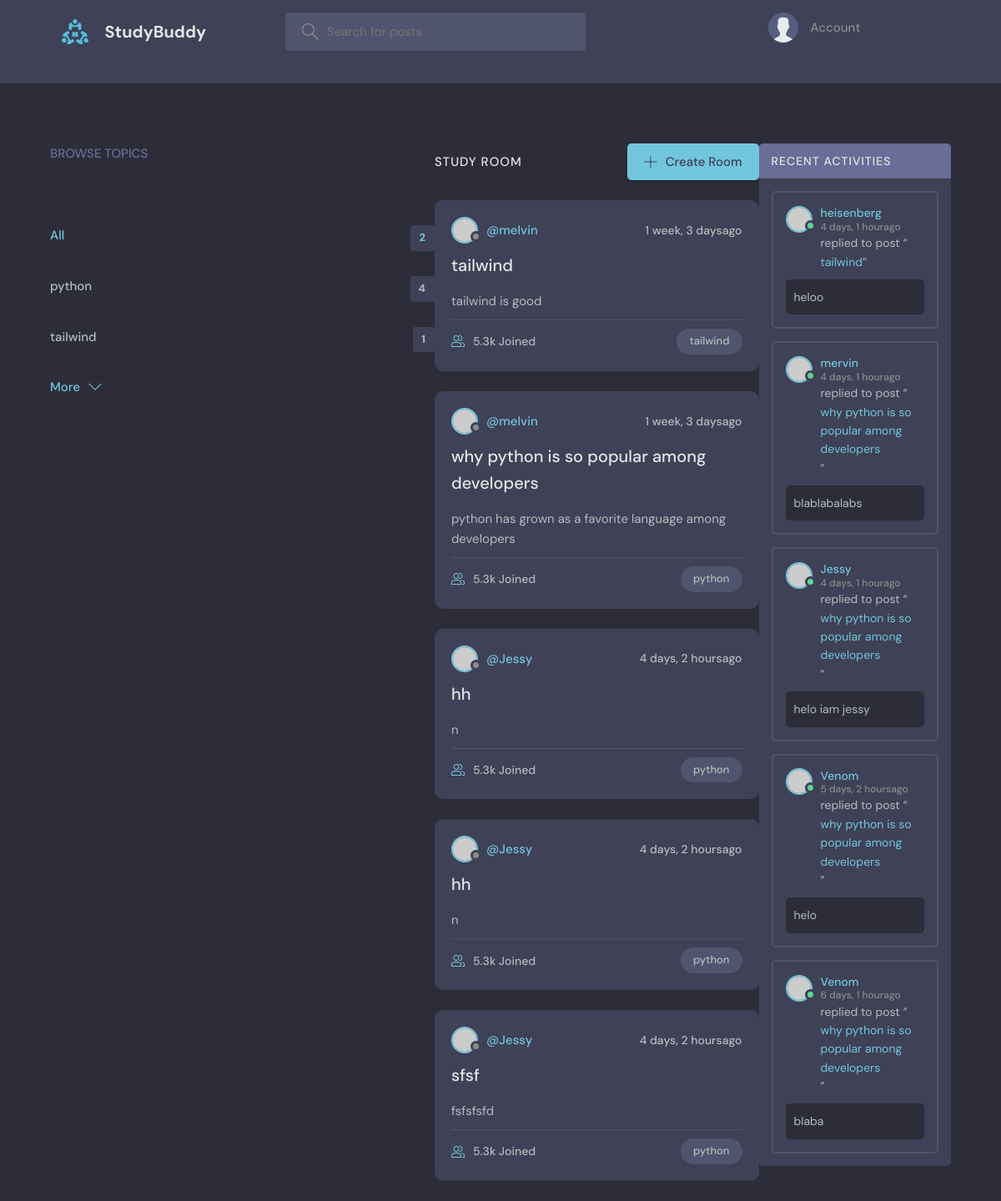
The page / on the database its author committed.
### main/models.py (models this page shows)
class Topic(models.Model):
    name=models.CharField(max_length=100)
    def __str__(self):
       return self.name

class Room(models.Model):
    host=models.ForeignKey(User,on_delete=models.CASCADE)
    topic=models.ForeignKey(Topic,on_delete=models.CASCADE)
    participants=models.ManyToManyField(User,related_name='participants')
    title=models.CharField(max_length=200)
    description=models.TextField(null=True,blank=True)
    updated=models.DateTimeField(auto_now=True)
    created_at=models.DateTimeField(auto_now_add=True)
    def __str__(self):
        return self.title

class Messages(models.Model):
    content=models.TextField(null=True)
    room=models.ForeignKey(Room,on_delete=models.CASCADE ,null=True)
    user=models.ForeignKey(User,on_delete=models.CASCADE)
    created_at=models.DateTimeField(auto_now_add=True)
    class Meta:
        ordering=["-created_at"]

### main/views.py (the view)
# urls.py: 2. Add a URL to urlpatterns:  path('', views.home, name='home')
def home(request):
    q=request.GET.get("q") if request.GET.get("q")!=None else ""
    topics=Topic.objects.filter(name__icontains=q)
    topic_count=len(topics)
    rooms=Room.objects.annotate(noOfparticipnts=Count("participants")).filter(
            Q(topic__name__icontains=q)|
            Q(host__username__icontains=q)|
            Q(title__icontains=q)|
            Q(description__icontains=q)
        ).order_by("-noOfparticipnts")
    messages=Messages.objects.all()[0:5]
    return render(request,"index.html",{"rooms":rooms,"messages":messages,"topics":topics,"topic_count":topic_count})

### templates/index.html (shortened to what this page needs)
{% load static %}
<!DOCTYPE html>
<html lang="en">
  <head>
    <link rel="stylesheet" href="{% static 'style.css' %}" />
  </head>
  <body>
    {% block content %}
    {% include 'navbar.html'%}
    <main class="layout layout--3">
      <div class="container">
        <div class="topics">
          <div class="topics__header">
            <h2>Browse Topics</h2>
          </div>
          <ul class="topics__list">
            <li>
              <a href="/" class="active">All <span>{{topics.count}}</span></a>
            </li>
            {% for topic in topics %}
            <li>
              <a href="{% url 'home'%}?q={{topic.name}}">{{topic.name}}<span>{{topic.room_set.all.count}}</span></a>
            </li>
          {% endfor %}
          </ul>
          <a class="btn btn--link" href="{% url 'topics' %}">
            More
            <svg version="1.1" xmlns="http://www.w3.org/2000/svg" width="32" height="32" viewBox="0 0 32 32">
              <title>chevron-down</title>
              <path d="M16 21l-13-13h-3l16 16 16-16h-3l-13 13z"></path>
            </svg>
          </a>
        </div>
        <div class="roomList">
          <div class="roomList__header">
            <div>
              <h2>Study Room</h2>
            </div>
            <a class="btn btn--main" href="{% url 'createroom' %}">
              <svg version="1.1" xmlns="http://www.w3.org/2000/svg" width="32" height="32" viewBox="0 0 32 32">
                <title>add</title>
                <path
                  d="M16.943 0.943h-1.885v14.115h-14.115v1.885h14.115v14.115h1.885v-14.115h14.115v-1.885h-14.115v-14.115z"
                ></path>
              </svg>
              Create Room
            </a>
          </div>
          {% for room in rooms%}
          <div class="roomListRoom">
            <div class="roomListRoom__header">
              <a href="profile.html" class="roomListRoom__author">
                <div class="avatar avatar--small">
                  <img src="https://randomuser.me/api/portraits/women/11.jpg" />
                </div>
                <span>@{{room.host}}</span>
              </a>
              <div class="roomListRoom__actions">
                <span>{{room.created_at|timesince}}ago</span>
              </div>
            </div>
            <div class="roomListRoom__content">
              <a href="{% url 'room' room.id %}">{{room.title}}</a>
              <p>
                {{room.description}}
              </p>
            </div>
            <div class="roomListRoom__meta">
              <a href="room.html" class="roomListRoom__joined">
                5.3k Joined
              </a>
              <p class="roomListRoom__topic">{{room.topic}}</p>
            </div>
          </div>
          {% endfor %}
        </div>
        <div class="activities">
          <div class="activities__header">
            <h2>Recent Activities</h2>
          </div>
          {% for message in messages %}
          <div class="activities__box">
            <div class="activities__boxHeader roomListRoom__header">
              <a href="profile.html" class="roomListRoom__author">
                <div class="avatar avatar--small active">
                  <img src="https://randomuser.me/api/portraits/men/13.jpg" />
                </div>
                <p>
                  {{message.user}}
                  <span>{{message.created_at|timesince}}ago</span>
                </p>
              </a>
            </div>
            <div class="activities__boxContent">
              <p>replied to post “<a href="room.html">{{message.room}}</a>”</p>
              <div class="activities__boxRoomContent">
                {{message.content}}
              </div>
            </div>
          </div>
          {% endfor %}
        </div>
      </div>
    </main>
    {% endblock %}
  </body>
</html>

### templates/navbar.html (shortened to what this page needs)
{% load static %}
<!DOCTYPE html>
<html lang="en">
<head>
    <link rel="stylesheet" href="{% static 'style.css' %}">
</head>
<body>
  {% block content %}
    <header class="header header--loggedIn">
        <div class="container">
          <a href="/" class="header__logo">
            <img src="{% static 'assets/logo.svg' %}"/>
            <h1>StudyBuddy</h1>
          </a>
          <form class="header__search">
            <label>
              <input name ="q" placeholder="Search for posts" />
            </label>
          </form>
          <nav class="header__menu">
          {% if request.user.is_authenticated %}
              <a href="{% url 'user' %}">
                <div class="avatar avatar--medium active">
                  <img src="https://randomuser.me/api/portraits/men/37.jpg" />
                </div>
                <p>{{request.user}}<span>@{{request.user}}</span></p>
              </a>
            </a>
          {% else %}
          <a href="/login.html">
            <img src="./assets/avatar.svg" />
            <p>Account</p>
          {% endif %}
          </nav>
        </div>
      </header>
  {% endblock %}
</body>
</html>

### rows shown on the page
Topic: name "python", room_set.all.count "4"
Topic: name "tailwind", room_set.all.count "1"
Room: host "melvin", created_at "1 week, 3 days", title "tailwind", description "tailwind is good", topic "tailwind"
Room: host "melvin", created_at "1 week, 3 days", title "why python is so popular among developers", description "python has grown as a favorite language among developers", topic "python"
Room: host "Jessy", created_at "4 days, 2 hours", title "hh", description "n", topic "python"
Room: host "Jessy", created_at "4 days, 2 hours", title "hh", description "n", topic "python"
Room: host "Jessy", created_at "4 days, 2 hours", title "sfsf", description "fsfsfsfd", topic "python"
Messages: user "heisenberg", created_at "4 days, 1 hour", room "tailwind", content "heloo"
Messages: user "mervin", created_at "4 days, 1 hour", room "why python is so popular among developers", content "blablabalabs"
Messages: user "Jessy", created_at "4 days, 1 hour", room "why python is so popular among developers", content "helo iam jessy"
Messages: user "Venom", created_at "5 days, 2 hours", room "why python is so popular among developers", content "helo"
Messages: user "Venom", created_at "6 days, 1 hour", room "why python is so popular among developers", content "blaba"

### other values the page prints
{{ topics.count }} "2"
